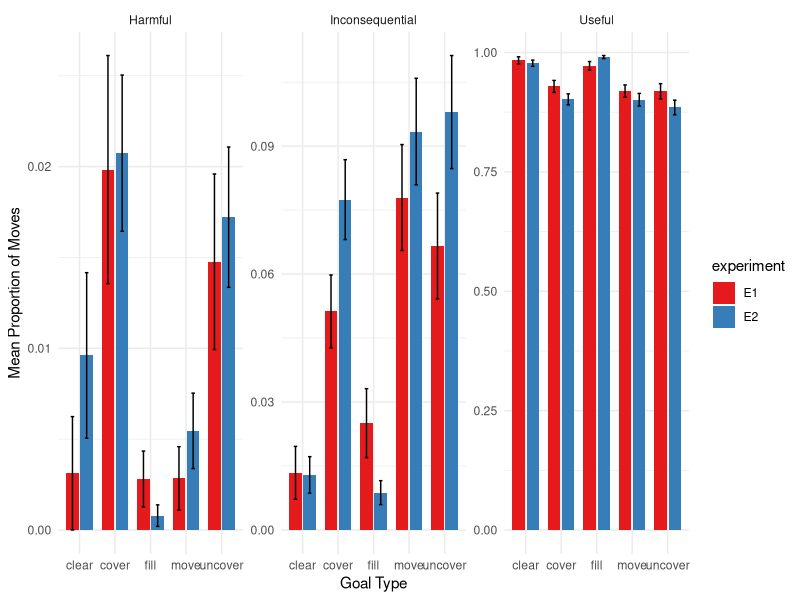
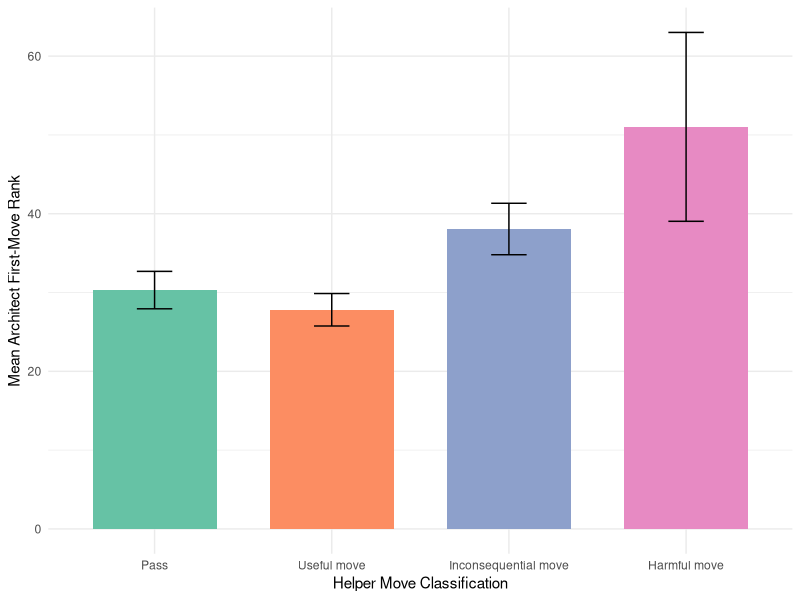
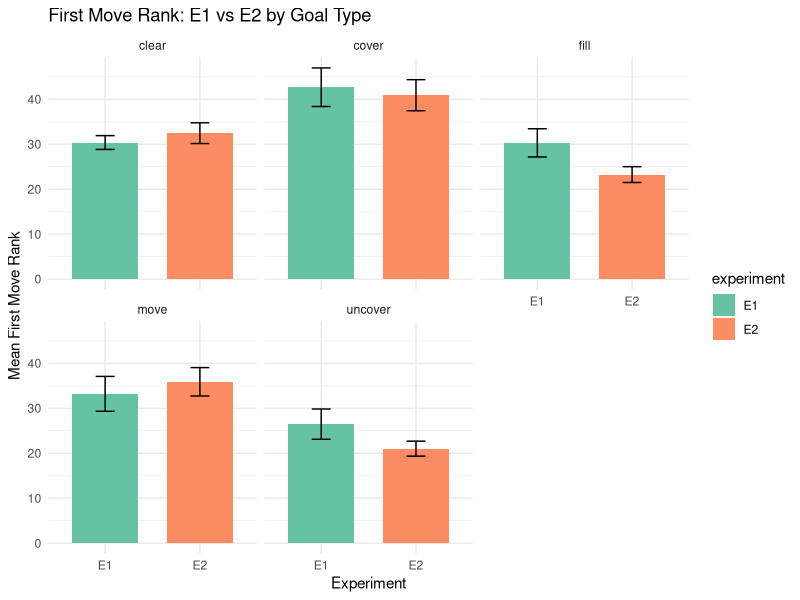

Generate these figures, in order, with R: (Note: this script raises an error after producing the figures.)
## ---- chunk 1
knitr::opts_chunk$set(echo = TRUE)
library(tidyverse)
library(lme4)
library(emmeans)
library(ggplot2)
library(dplyr)
library(broom)
library(rstatix)
library(ggpubr)
library(car)
library(stringr)
## ---- chunk 2
e1 <- read_csv("../data/e1/final_tracker.csv") %>%
  mutate(experiment = "E1")
e2 <- read_csv("../data/e2/final_tracker.csv")%>%
  mutate(experiment = "E2")
e1_first_moves <- read_csv("../data/e1/final_first_moves.csv")
e2_first_moves <- read_csv("../data/e2/first_moves.csv")
combined_saliences <- read_csv("../analysis/salience_first_moves.csv")


## ---- chunk 3

e1_architects <- e1 %>%
  filter(role == "architect")

combined <- bind_rows(e1_architects, e2) %>%
  mutate(
    move_type = case_when(
      move_utility == 1 ~ "Useful",
      move_utility == 0 ~ "Inconsequential",
      move_utility == -1 ~ "Harmful"
    ),
    ID = ifelse(experiment == "E2", anonID, ID)
  )

# counting move_types by proportion
prop_moves <- combined %>%
  count(experiment, ID, goal_type, move_type, name = "move_count") %>%
  group_by(experiment, ID, goal_type) %>%
  complete(move_type = c("Useful", "Harmful", "Inconsequential"), fill = list(move_count = 0)) %>%
  mutate(total_moves = sum(move_count),
         prop = move_count / total_moves) %>%
  ungroup() %>%
  mutate(across(c(experiment, goal_type, move_type, ID), as.factor)) %>%
  select(-move_count, -total_moves)



# check that proportions add to 1
prop_moves %>%
  group_by(experiment, ID, goal_type) %>%
  summarise(total_prop = sum(prop)) %>%
  ungroup()


# quick summary 
prop_moves_summary <- prop_moves %>%
  group_by(goal_type, experiment, move_type) %>%
  summarise(
    mean_prop = mean(prop),
    sd_prop = sd(prop),
    .groups = "drop"
  )

## ---- chunk 4

prop_model = lm(data = prop_moves, prop ~ experiment*move_type*goal_type)
car::Anova(prop_model)

# Get EMMs from full model, averaged over goal_type
emm <- emmeans(prop_model, ~ experiment | move_type)

# Pairwise comparisons between experiments within each move_type
distr_contrast_results <- contrast(emm, method = "pairwise", adjust = "tukey")

distr_contrast_results
## ---- chunk 5
ggplot(prop_moves, aes(x = goal_type, y = prop, fill = experiment)) +
  stat_summary(fun = mean, geom = "bar", position = position_dodge(width = 0.8), width = 0.7) +
  stat_summary(fun.data = mean_se, geom = "errorbar", 
               position = position_dodge(width = 0.8), 
               width = 0.2) +
  facet_wrap(~ move_type, scales = "free_y") +
  labs(y = "Mean Proportion of Moves", x = "Goal Type") +
  scale_fill_brewer(palette = "Set1") +
  theme_minimal()
## ---- chunk 6

# read & join architect ranks + helper first-move data
e1_first_moves %>%
  select(ID, goal, first_move_rank)

helpers <- e1 %>%
  filter(role == "helper", move_id == 1) %>%
  select(ID, goal, helper_move = move, helper_utility = move_utility)

helper_arch_comb <- e1_first_moves %>%
  inner_join(helpers, by = c("ID","goal"))

# make 4-level helper_class
helper_arch_comb <- helper_arch_comb %>%
  mutate(
    helper_class = case_when(
      helper_move == "pass"         ~ "Pass",
      helper_utility ==  1          ~ "Useful move",
      helper_utility ==  0          ~ "Inconsequential move",
      helper_utility == -1          ~ "Harmful move"
    ) %>%
    factor(levels = c("Pass","Useful move","Inconsequential move","Harmful move"))
  )

# frequencies & proportions of each class
helper_arch_comb %>%
  count(helper_class) %>%
  mutate(prop = n / sum(n))

# summary of architect first_move_rank by helper_class
helper_arch_comb_summary <- helper_arch_comb %>%
  group_by(helper_class) %>%
  summarise(
    mean_rank = mean(first_move_rank, na.rm = TRUE),
    sd_rank   = sd(first_move_rank,   na.rm = TRUE),
    n         = n(),
    .groups   = "drop"
  )

## ---- chunk 7
aov_model <- lm(first_move_rank ~ helper_class, data = helper_arch_comb)
car::Anova(aov_model)  

# estimated marginal means & Tukey‐adjusted pairwise contrasts
emm <- emmeans(aov_model, ~ helper_class)
helper_arch_contrast_res <- contrast(emm, method = "pairwise", adjust = "tukey")

helper_arch_contrast_res

## ---- chunk 8

ggplot(helper_arch_comb, aes(x = helper_class, y = first_move_rank, fill = helper_class)) +
  stat_summary(fun = mean, geom = "bar", position = position_dodge(.8), width = .7) +
  stat_summary(fun.data = mean_se, geom = "errorbar", position = position_dodge(.8), width = .2) +
  labs(
    x = "Helper Move Classification",
    y = "Mean Architect First-Move Rank"
  ) +
  scale_fill_brewer(palette = "Set2", guide = "none") +
  theme_minimal()


## ---- chunk 9

combined_first_moves <- bind_rows(
  e1_first_moves %>% mutate(experiment = "E1"),
  e2_first_moves %>% mutate(experiment = "E2")
) %>%
  mutate(goal_type = word(goal, 1))

anova_model <- lm(first_move_rank ~ experiment * goal_type, data = combined_first_moves)

# ANOVA test 
anova_results <- car::Anova(anova_model)
print(anova_results)

# Compute Estimated Marginal Means (EMMs) and contrasts
emm <- emmeans(anova_model, pairwise ~ experiment | goal_type, adjust = "tukey")
emm_results <- emm$contrasts
print(emm_results)



## ---- chunk 10
ggplot(combined_first_moves,
       aes(x = experiment, y = first_move_rank, fill = experiment)) +
  stat_summary(fun = mean, geom = "bar",
               position = position_dodge(.8), width = .7) +
  stat_summary(fun.data = mean_se, geom = "errorbar",
               position = position_dodge(.8), width = .2) +
  facet_wrap(~ goal_type) +
  labs(
    title = "First Move Rank: E1 vs E2 by Goal Type",
    x = "Experiment",
    y = "Mean First Move Rank"
  ) +
  scale_fill_brewer(palette = "Set2") +
  theme_minimal()


## ---- chunk 11
e1_prag <- combined_first_moves %>%
  filter(experiment == "E1") %>%
  select(ID, goal, goal_type, first_move_rank_e1 = first_move_rank)
e2_prag <- combined_first_moves %>%
  filter(experiment == "E2") %>%
  select(importId, anonID, goal, goal_type, first_move_rank_e2 = first_move_rank)

paired_prag <- e2_prag %>%
  inner_join(e1_prag, by = c("importId" = "ID", "goal", "goal_type")) %>%

## ---- chunk 12

goal_types <- unique(paired_prag$goal_type)
for(gt in goal_types) {
  temp <- paired_prag %>% filter(goal_type == gt)
  cat("====", gt, "====\n")
  print(t.test(temp$first_move_rank_e1, temp$first_move_rank_e2, var.equal = TRUE))
  cat("\n")}

## ---- chunk 13

ggplot(
  bind_rows(
    paired_prag %>%
      transmute(
        experiment = "E1",
        first_move_rank = first_move_rank_e1,
        goal_type = goal_type
      ),
    paired_prag %>%
      transmute(
        experiment = "E2",
        first_move_rank = first_move_rank_e2,
        goal_type = goal_type
      )
  ),
  aes(x = experiment, y = first_move_rank, fill = experiment)
) +
  stat_summary(fun = mean, geom = "bar",
               position = position_dodge(.8), width = .7) +
  stat_summary(fun.data = mean_se, geom = "errorbar",
               position = position_dodge(.8), width = .2) +
  facet_wrap(~ goal_type) +
  labs(
    title = "First Move Rank: Paired E1 vs E2 by Goal Type",
    x = "Experiment",
    y = "Mean First Move Rank"
  ) +
  scale_fill_brewer(palette = "Set2") +
  theme_minimal()

## ---- chunk 14

# stepwise
step_model <- lm(stepwise_salience ~ experiment * goal_type, data = combined_saliences)
car::Anova(step_model) 

# Get EMMs for experiment within each goal_type
emm_goal <- emmeans(step_model, ~ experiment | goal_type)

# Pairwise comparisons between experiments within goal_type
step_contrast_results <- contrast(emm_goal, method = "pairwise", adjust = "tukey")
print(step_contrast_results)

# euclidean
eucl_model <- lm(euclidean_salience ~ experiment * goal_type, data = combined_saliences)
car::Anova(eucl_model)

emm_eucl_goal <- emmeans(eucl_model, ~ experiment | goal_type)
  
eucl_contrast_results <- contrast(emm_eucl_goal, method = "pairwise", adjust = "tukey")
print(eucl_contrast_results)

## ---- chunk 15

e1_saliences <- combined_saliences %>%
  filter(experiment == "E1") %>%
  select(ID, goal, goal_type, stepwise_salience_e1 = stepwise_salience, euclidean_salience_e1 = euclidean_salience)
e2_saliences <- combined_saliences %>%
  filter(experiment =="E2") %>%
  select(importId, anonID, goal, goal_type, stepwise_salience_e2 = stepwise_salience, euclidean_salience_e2 = euclidean_salience)

paired_salience <- e2_saliences %>%
  inner_join(e1_saliences, by = c("importId" = "ID", "goal", "goal_type")) %>%

## ---- chunk 16

# stepwise salience
goal_types <- unique(paired_salience$goal_type)
for(gt in goal_types) {
  temp <- paired_salience %>% filter(goal_type == gt)
  cat("====", gt, "====\n")
  print(t.test(temp$stepwise_salience_e1, temp$stepwise_salience_e2, var.equal = TRUE))
  cat("\n")}

# euclidean salience
for(gt in goal_types) {
  temp <- paired_salience %>% filter(goal_type == gt)
  cat("====", gt, "====\n")
  print(t.test(temp$euclidean_salience_e1, temp$euclidean_salience_e2, var.equal = TRUE))
  cat("\n")}


## ---- chunk 17
# stepwise
ggplot(
  bind_rows(
    paired_salience %>%
      transmute(
        experiment = "E1",
        salience = stepwise_salience_e1,
        goal_type = goal_type
      ),
    paired_salience %>%
      transmute(
        experiment = "E2",
        salience = stepwise_salience_e2,
        goal_type = goal_type
      )
  ),
  aes(x = experiment, y = salience, fill = experiment)
) +
  stat_summary(fun = mean, geom = "bar",
               position = position_dodge(.8), width = .7) +
  stat_summary(fun.data = mean_se, geom = "errorbar",
               position = position_dodge(.8), width = .2) +
  facet_wrap(~ goal_type) +
  labs(
    title = "Stepwise Salience: Paired E1 vs E2 by Goal Type",
    x = "Experiment",
    y = "Mean Stepwise Salience"
  ) +
  scale_fill_brewer(palette = "Set2") +
  theme_minimal()

# euclidean
ggplot(
  bind_rows(
    paired_salience %>%
      transmute(
        experiment = "E1",
        salience = euclidean_salience_e1,
        goal_type = goal_type
      ),
    paired_salience %>%
      transmute(
        experiment = "E2",
        salience = euclidean_salience_e2,
        goal_type = goal_type
      )
  ),
  aes(x = experiment, y = salience, fill = experiment)
) +
  stat_summary(fun = mean, geom = "bar",
               position = position_dodge(.8), width = .7) +
  stat_summary(fun.data = mean_se, geom = "errorbar",
               position = position_dodge(.8), width = .2) +
  facet_wrap(~ goal_type) +
  labs(
    title = "Euclidean Salience: Paired E1 vs. E2 by Goal Type",
    x = "Experiment",
    y = "Mean Euclidean Salience"
  ) +
  scale_fill_brewer(palette = "Set2") +
  theme_minimal()


## ---- chunk 18

# observed-baseline differences
combined_saliences <- combined_saliences %>%
  mutate(
    diff_stepwise = stepwise_salience - random_stepwise_salience,
    diff_euclidean = euclidean_salience - random_euclidean_salience
  )
# stepwise gap
step_gap_model <- lm(diff_stepwise ~ experiment * goal_type,
                     data = combined_saliences)
car::Anova(step_gap_model)

# get EMMs for experiment within each goal_type
emm_step_gap <- emmeans(step_gap_model, ~ experiment | goal_type)

# pairwise comparisons between experiments within goal_type
step_gap_contrast_results <- contrast(emm_step_gap,
                                      method = "pairwise",
                                      adjust = "tukey")
print(step_gap_contrast_results)

# euclidean gap
eucl_gap_model <- lm(diff_euclidean ~ experiment * goal_type,
                     data = combined_saliences)
car::Anova(eucl_gap_model)

emm_eucl_gap <- emmeans(eucl_gap_model, ~ experiment | goal_type)

eucl_gap_contrast_results <- contrast(emm_eucl_gap,
                                      method = "pairwise",
                                      adjust = "tukey")
print(eucl_gap_contrast_results)


## ---- chunk 19

long_sal <- combined_saliences %>%
  pivot_longer(
    cols     = c(stepwise_salience, euclidean_salience),
    names_to = "salience_type",
    values_to= "salience"
  )

long_sal <- combined_saliences %>%
  pivot_longer(
    cols         = c(stepwise_salience,
                     euclidean_salience,
                     random_stepwise_salience,
                     random_euclidean_salience),
    names_to     = c("salience_source","salience_type"),
    names_pattern= "(random_)?(stepwise|euclidean)_salience",
    values_to    = "salience"
  ) %>%
  mutate(
    salience_source = if_else(salience_source == "random_", 
                              "baseline", 
                              "observed"),
    salience_type   = paste0(salience_type, "_salience")
  )

## ---- chunk 20

# observed salience by goal type e1 vs e2
ggplot(long_sal,
       aes(x = experiment, y = salience, fill = experiment)) +
  stat_summary(fun     = mean,
               geom    = "bar",
               position= position_dodge(.8),
               width   = .7) +
  stat_summary(fun.data = mean_se,
               geom     = "errorbar",
               position = position_dodge(.8),
               width    = .2) +
  facet_grid(salience_type ~ goal_type,
             scales   = "free_y",
             labeller = labeller(
               salience_type = c(
                 stepwise_salience  = "Stepwise",
                 euclidean_salience = "Euclidean"
               )
             )
  ) +
  labs(x     = "Experiment",
       y     = "Mean Salience",
       title = "Stepwise vs Euclidean Salience by Goal Type") +
  scale_fill_brewer(palette = "Set2", guide = "none") +
  theme_minimal()



# observed vs baseline, facetted by salience type and goal
ggplot(long_sal,
       aes(x = experiment, y = salience, fill = salience_source)) +
  stat_summary(fun       = mean,
               geom      = "bar",
               position  = position_dodge(.8),
               width     = .7) +
  stat_summary(fun.data = mean_se,
               geom     = "errorbar",
               position = position_dodge(.8),
               width    = .2) +
  facet_grid(salience_type ~ goal_type,
             scales   = "free_y",
             labeller = labeller(
               salience_type = c(
                 stepwise_salience  = "Stepwise",
                 euclidean_salience = "Euclidean"
               )
             )
  ) +
  labs(x     = "Experiment",
       y     = "Mean Salience",
       fill  = "Source",
       title = "Observed vs Baseline Salience by Goal Type") +
  scale_fill_brewer(palette = "Set3") +
  theme_minimal()

## ---- chunk 21

e1_move_list <- e1 %>%
  mutate(arch_move_from = as.numeric(str_extract(move, "(?<=\\().+?(?=,)")),
         helper_move_to = as.numeric(str_extract(move, "(?<=, ).+?(?=\\))"))) 

e1_move_list <- e1_move_list %>%
  arrange(ID, goal, move_id) %>%
  group_by(ID, goal) %>%
  mutate(
    next_move_role = lead(role),
    arch_pickup = lead(arch_move_from),
    arch_move_utility = lead(move_utility),
    is_correction = (role == "helper") & (next_move_role == "architect") & (helper_move_to == arch_pickup)
  ) %>%
  ungroup()

# Then corrections is just:
corrections <- e1_move_list %>%
  filter(is_correction)
print(corrections)

# corrections per game
corrections_per_game <- corrections %>%
  group_by(ID, goal, goal_type) %>%
  summarise(num_corrections = n(), .groups = "drop")
print(corrections_per_game)

# average corrections per game by goal_type
corrections_per_game %>%
  group_by(goal_type) %>%
  summarise(avg_corrections_per_game = mean(num_corrections), n_games = n()) %>%
  print()

# proportion of corrections by move type and goal type
proportion_corrections <- e1_move_list %>%
  group_by(goal_type, helper_move_utility = move_utility) %>%
  summarise(
    total_helper_moves = n(),
    corrections = sum(is_correction, na.rm = TRUE),
    prop_correction = corrections / total_helper_moves,
    .groups = "drop"
  )

print(proportion_corrections)






## ---- chunk 22

# count of corrections by goal type

corrections %>%
  count(goal_type) %>%
  ggplot(aes(x = goal_type, y = n, fill = goal_type)) +
    geom_bar(stat = "identity") +
    labs(title = "Count of Corrections by Goal Type", x = "Goal Type", y = "Number of Corrections") +
    scale_fill_brewer(palette = "Set2") +
    theme_minimal()

# proportion of corrections by helper move utility and goal type
ggplot(proportion_corrections, aes(x = factor(helper_move_utility), y = prop_correction, fill = factor(helper_move_utility))) +
  geom_bar(stat = "identity", position = position_dodge(.8), width = .7) +
  facet_wrap(~ goal_type) +
  labs(title = "Proportion of Corrections by Move Utility and Goal Type", x = "Helper Move Utility", y = "Proportion Corrected") +
  scale_fill_brewer(palette = "Set2", name = "Move Utility") +
  theme_minimal()  
